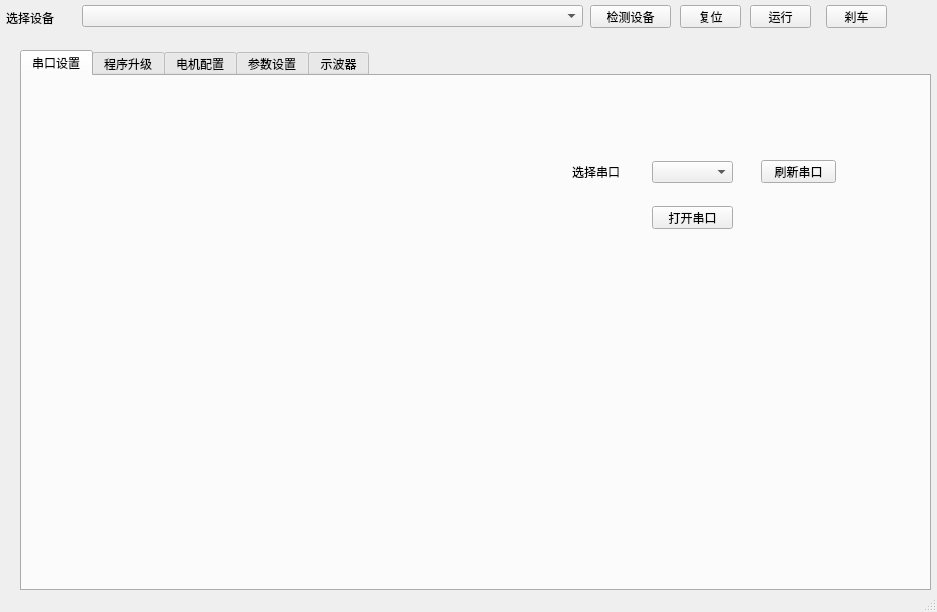
<?xml version="1.0" encoding="UTF-8"?>
<ui version="4.0">
 <class>MainWindow</class>
 <widget class="QMainWindow" name="MainWindow">
  <property name="geometry">
   <rect>
    <x>0</x>
    <y>0</y>
    <width>937</width>
    <height>612</height>
   </rect>
  </property>
  <property name="windowTitle">
   <string>X电机CAN调试工具(版本：V1.8.1)</string>
  </property>
  <widget class="QWidget" name="centralwidget">
   <widget class="QTabWidget" name="tabWidget">
    <property name="geometry">
     <rect>
      <x>20</x>
      <y>50</y>
      <width>911</width>
      <height>541</height>
     </rect>
    </property>
    <property name="currentIndex">
     <number>0</number>
    </property>
    <widget class="QWidget" name="tab_serial">
     <attribute name="title">
      <string>串口设置</string>
     </attribute>
     <widget class="QPushButton" name="pushButtonOpenCom">
      <property name="geometry">
       <rect>
        <x>630</x>
        <y>130</y>
        <width>81</width>
        <height>23</height>
       </rect>
      </property>
      <property name="font">
       <font>
        <family>微软雅黑</family>
       </font>
      </property>
      <property name="text">
       <string>打开串口</string>
      </property>
     </widget>
     <widget class="QLabel" name="labelImg">
      <property name="geometry">
       <rect>
        <x>10</x>
        <y>40</y>
        <width>451</width>
        <height>141</height>
       </rect>
      </property>
      <property name="styleSheet">
       <string notr="true">image: url(:/ico/resources/can_usb_1.png);</string>
      </property>
      <property name="text">
       <string/>
      </property>
     </widget>
     <widget class="QLabel" name="label_2">
      <property name="geometry">
       <rect>
        <x>550</x>
        <y>80</y>
        <width>61</width>
        <height>31</height>
       </rect>
      </property>
      <property name="font">
       <font>
        <family>微软雅黑</family>
        <pointsize>9</pointsize>
       </font>
      </property>
      <property name="text">
       <string>选择串口</string>
      </property>
     </widget>
     <widget class="QComboBox" name="comboBoxCom">
      <property name="geometry">
       <rect>
        <x>630</x>
        <y>85</y>
        <width>81</width>
        <height>22</height>
       </rect>
      </property>
      <property name="font">
       <font>
        <family>微软雅黑</family>
        <pointsize>9</pointsize>
       </font>
      </property>
     </widget>
     <widget class="QPushButton" name="pushButtonRefreshCom">
      <property name="geometry">
       <rect>
        <x>739</x>
        <y>84</y>
        <width>75</width>
        <height>23</height>
       </rect>
      </property>
      <property name="text">
       <string>刷新串口</string>
      </property>
     </widget>
    </widget>
    <widget class="QWidget" name="tab_ota">
     <attribute name="icon">
      <iconset resource="res.qrc">
       <normaloff>:/ico/resources/can_ota.png</normaloff>:/ico/resources/can_ota.png</iconset>
     </attribute>
     <attribute name="title">
      <string>程序升级</string>
     </attribute>
     <widget class="QPushButton" name="pushButtonInOtaMode">
      <property name="geometry">
       <rect>
        <x>720</x>
        <y>100</y>
        <width>81</width>
        <height>23</height>
       </rect>
      </property>
      <property name="font">
       <font>
        <family>微软雅黑</family>
       </font>
      </property>
      <property name="cursor">
       <cursorShape>ArrowCursor</cursorShape>
      </property>
      <property name="text">
       <string>启动升级</string>
      </property>
     </widget>
     <widget class="QLabel" name="label_3">
      <property name="geometry">
       <rect>
        <x>40</x>
        <y>130</y>
        <width>91</width>
        <height>31</height>
       </rect>
      </property>
      <property name="font">
       <font>
        <family>微软雅黑</family>
        <pointsize>9</pointsize>
       </font>
      </property>
      <property name="text">
       <string>选择bin文件</string>
      </property>
     </widget>
     <widget class="QLabel" name="labelOtaInfo">
      <property name="geometry">
       <rect>
        <x>150</x>
        <y>90</y>
        <width>531</width>
        <height>31</height>
       </rect>
      </property>
      <property name="font">
       <font>
        <family>微软雅黑</family>
        <pointsize>9</pointsize>
        <underline>false</underline>
       </font>
      </property>
      <property name="cursor">
       <cursorShape>ArrowCursor</cursorShape>
      </property>
      <property name="text">
       <string>info</string>
      </property>
     </widget>
     <widget class="QProgressBar" name="progressBar">
      <property name="geometry">
       <rect>
        <x>150</x>
        <y>180</y>
        <width>541</width>
        <height>23</height>
       </rect>
      </property>
      <property name="value">
       <number>24</number>
      </property>
     </widget>
     <widget class="QLabel" name="label_4">
      <property name="geometry">
       <rect>
        <x>50</x>
        <y>176</y>
        <width>71</width>
        <height>31</height>
       </rect>
      </property>
      <property name="font">
       <font>
        <family>微软雅黑</family>
        <pointsize>9</pointsize>
       </font>
      </property>
      <property name="text">
       <string>升级进度</string>
      </property>
     </widget>
     <widget class="QPushButton" name="pushButtonStartOta">
      <property name="geometry">
       <rect>
        <x>720</x>
        <y>180</y>
        <width>81</width>
        <height>23</height>
       </rect>
      </property>
      <property name="font">
       <font>
        <family>微软雅黑</family>
       </font>
      </property>
      <property name="text">
       <string>开始升级</string>
      </property>
     </widget>
     <widget class="QPushButton" name="pushButtonOpenFile">
      <property name="geometry">
       <rect>
        <x>720</x>
        <y>140</y>
        <width>81</width>
        <height>23</height>
       </rect>
      </property>
      <property name="font">
       <font>
        <family>微软雅黑</family>
       </font>
      </property>
      <property name="text">
       <string>打开文件</string>
      </property>
     </widget>
     <widget class="QLineEdit" name="lineEditSelFile">
      <property name="geometry">
       <rect>
        <x>150</x>
        <y>140</y>
        <width>531</width>
        <height>20</height>
       </rect>
      </property>
     </widget>
    </widget>
    <widget class="QWidget" name="tab_config">
     <attribute name="title">
      <string>电机配置</string>
     </attribute>
     <widget class="QPushButton" name="pushButtonSetCanId">
      <property name="geometry">
       <rect>
        <x>530</x>
        <y>10</y>
        <width>101</width>
        <height>23</height>
       </rect>
      </property>
      <property name="font">
       <font>
        <family>微软雅黑</family>
       </font>
      </property>
      <property name="text">
       <string>设置CAN_ID</string>
      </property>
     </widget>
     <widget class="QLineEdit" name="lineEditSetCanId">
      <property name="geometry">
       <rect>
        <x>480</x>
        <y>11</y>
        <width>41</width>
        <height>21</height>
       </rect>
      </property>
      <property name="font">
       <font>
        <family>微软雅黑</family>
       </font>
      </property>
      <property name="layoutDirection">
       <enum>Qt::LeftToRight</enum>
      </property>
      <property name="alignment">
       <set>Qt::AlignRight|Qt::AlignTrailing|Qt::AlignVCenter</set>
      </property>
     </widget>
     <widget class="QLabel" name="labelSetCanId">
      <property name="geometry">
       <rect>
        <x>15</x>
        <y>8</y>
        <width>451</width>
        <height>31</height>
       </rect>
      </property>
      <property name="font">
       <font>
        <family>微软雅黑</family>
        <pointsize>9</pointsize>
        <underline>false</underline>
       </font>
      </property>
      <property name="cursor">
       <cursorShape>ArrowCursor</cursorShape>
      </property>
      <property name="text">
       <string>info</string>
      </property>
     </widget>
     <widget class="QPushButton" name="pushButtonCaliEncoder">
      <property name="geometry">
       <rect>
        <x>640</x>
        <y>10</y>
        <width>121</width>
        <height>23</height>
       </rect>
      </property>
      <property name="font">
       <font>
        <family>微软雅黑</family>
       </font>
      </property>
      <property name="text">
       <string>编码器|Hall标定</string>
      </property>
     </widget>
     <widget class="QPushButton" name="pushButtonZeroMech">
      <property name="geometry">
       <rect>
        <x>770</x>
        <y>10</y>
        <width>111</width>
        <height>23</height>
       </rect>
      </property>
      <property name="font">
       <font>
        <family>微软雅黑</family>
       </font>
      </property>
      <property name="text">
       <string>设置机械零位</string>
      </property>
     </widget>
     <widget class="QTextEdit" name="textEditCfgInfo">
      <property name="geometry">
       <rect>
        <x>10</x>
        <y>128</y>
        <width>871</width>
        <height>351</height>
       </rect>
      </property>
     </widget>
     <widget class="QLabel" name="label_7">
      <property name="geometry">
       <rect>
        <x>90</x>
        <y>48</y>
        <width>81</width>
        <height>31</height>
       </rect>
      </property>
      <property name="font">
       <font>
        <family>微软雅黑</family>
        <pointsize>9</pointsize>
       </font>
      </property>
      <property name="text">
       <string>角度（rad）</string>
      </property>
     </widget>
     <widget class="QLabel" name="label_8">
      <property name="geometry">
       <rect>
        <x>30</x>
        <y>79</y>
        <width>141</width>
        <height>31</height>
       </rect>
      </property>
      <property name="font">
       <font>
        <family>微软雅黑</family>
        <pointsize>9</pointsize>
       </font>
      </property>
      <property name="text">
       <string>角度增益（nm/rad）</string>
      </property>
     </widget>
     <widget class="QLabel" name="label_9">
      <property name="geometry">
       <rect>
        <x>340</x>
        <y>83</y>
        <width>161</width>
        <height>31</height>
       </rect>
      </property>
      <property name="font">
       <font>
        <family>微软雅黑</family>
        <pointsize>9</pointsize>
       </font>
      </property>
      <property name="text">
       <string>     角速度增益（nm/rad.s-1）</string>
      </property>
     </widget>
     <widget class="QLabel" name="label_10">
      <property name="geometry">
       <rect>
        <x>380</x>
        <y>49</y>
        <width>121</width>
        <height>31</height>
       </rect>
      </property>
      <property name="font">
       <font>
        <family>微软雅黑</family>
        <pointsize>9</pointsize>
       </font>
      </property>
      <property name="text">
       <string>角速度（rad.s-1）</string>
      </property>
     </widget>
     <widget class="QLabel" name="label_11">
      <property name="geometry">
       <rect>
        <x>670</x>
        <y>51</y>
        <width>61</width>
        <height>31</height>
       </rect>
      </property>
      <property name="font">
       <font>
        <family>微软雅黑</family>
        <pointsize>9</pointsize>
       </font>
      </property>
      <property name="text">
       <string>力矩（nm）</string>
      </property>
     </widget>
     <widget class="QLineEdit" name="lineEditSetPos">
      <property name="geometry">
       <rect>
        <x>181</x>
        <y>53</y>
        <width>121</width>
        <height>21</height>
       </rect>
      </property>
      <property name="font">
       <font>
        <family>微软雅黑</family>
       </font>
      </property>
      <property name="layoutDirection">
       <enum>Qt::LeftToRight</enum>
      </property>
      <property name="alignment">
       <set>Qt::AlignRight|Qt::AlignTrailing|Qt::AlignVCenter</set>
      </property>
     </widget>
     <widget class="QLineEdit" name="lineEditSetKp">
      <property name="geometry">
       <rect>
        <x>180</x>
        <y>88</y>
        <width>121</width>
        <height>21</height>
       </rect>
      </property>
      <property name="font">
       <font>
        <family>微软雅黑</family>
       </font>
      </property>
      <property name="layoutDirection">
       <enum>Qt::LeftToRight</enum>
      </property>
      <property name="alignment">
       <set>Qt::AlignRight|Qt::AlignTrailing|Qt::AlignVCenter</set>
      </property>
     </widget>
     <widget class="QLineEdit" name="lineEditSetVel">
      <property name="geometry">
       <rect>
        <x>510</x>
        <y>54</y>
        <width>111</width>
        <height>21</height>
       </rect>
      </property>
      <property name="font">
       <font>
        <family>微软雅黑</family>
       </font>
      </property>
      <property name="layoutDirection">
       <enum>Qt::LeftToRight</enum>
      </property>
      <property name="alignment">
       <set>Qt::AlignRight|Qt::AlignTrailing|Qt::AlignVCenter</set>
      </property>
     </widget>
     <widget class="QLineEdit" name="lineEditSetKd">
      <property name="geometry">
       <rect>
        <x>510</x>
        <y>88</y>
        <width>111</width>
        <height>21</height>
       </rect>
      </property>
      <property name="font">
       <font>
        <family>微软雅黑</family>
       </font>
      </property>
      <property name="layoutDirection">
       <enum>Qt::LeftToRight</enum>
      </property>
      <property name="alignment">
       <set>Qt::AlignRight|Qt::AlignTrailing|Qt::AlignVCenter</set>
      </property>
     </widget>
     <widget class="QLineEdit" name="lineEditSetTorque">
      <property name="geometry">
       <rect>
        <x>750</x>
        <y>58</y>
        <width>111</width>
        <height>21</height>
       </rect>
      </property>
      <property name="font">
       <font>
        <family>微软雅黑</family>
       </font>
      </property>
      <property name="layoutDirection">
       <enum>Qt::LeftToRight</enum>
      </property>
      <property name="alignment">
       <set>Qt::AlignRight|Qt::AlignTrailing|Qt::AlignVCenter</set>
      </property>
     </widget>
     <widget class="QPushButton" name="pushButtonCfgContinous">
      <property name="geometry">
       <rect>
        <x>720</x>
        <y>88</y>
        <width>71</width>
        <height>23</height>
       </rect>
      </property>
      <property name="font">
       <font>
        <family>微软雅黑</family>
       </font>
      </property>
      <property name="text">
       <string>连续输出</string>
      </property>
     </widget>
     <widget class="QPushButton" name="pushButtonCfgSingle">
      <property name="geometry">
       <rect>
        <x>810</x>
        <y>88</y>
        <width>71</width>
        <height>23</height>
       </rect>
      </property>
      <property name="font">
       <font>
        <family>微软雅黑</family>
       </font>
      </property>
      <property name="text">
       <string>单次控制</string>
      </property>
     </widget>
     <widget class="QPushButton" name="pushButtonSaveLog">
      <property name="geometry">
       <rect>
        <x>802</x>
        <y>485</y>
        <width>81</width>
        <height>23</height>
       </rect>
      </property>
      <property name="font">
       <font>
        <family>微软雅黑</family>
       </font>
      </property>
      <property name="text">
       <string>日志保存</string>
      </property>
     </widget>
     <widget class="QLabel" name="label_16">
      <property name="geometry">
       <rect>
        <x>10</x>
        <y>480</y>
        <width>71</width>
        <height>31</height>
       </rect>
      </property>
      <property name="font">
       <font>
        <family>微软雅黑</family>
        <pointsize>9</pointsize>
       </font>
      </property>
      <property name="text">
       <string>发送字节</string>
      </property>
     </widget>
     <widget class="QLineEdit" name="lineEditTxData">
      <property name="geometry">
       <rect>
        <x>82</x>
        <y>486</y>
        <width>301</width>
        <height>21</height>
       </rect>
      </property>
      <property name="font">
       <font>
        <family>微软雅黑</family>
       </font>
      </property>
      <property name="layoutDirection">
       <enum>Qt::LeftToRight</enum>
      </property>
      <property name="alignment">
       <set>Qt::AlignRight|Qt::AlignTrailing|Qt::AlignVCenter</set>
      </property>
     </widget>
    </widget>
    <widget class="QWidget" name="tab_setPara">
     <attribute name="title">
      <string>参数设置</string>
     </attribute>
     <widget class="QTableWidget" name="tableWidgetPara">
      <property name="geometry">
       <rect>
        <x>1</x>
        <y>30</y>
        <width>801</width>
        <height>481</height>
       </rect>
      </property>
     </widget>
     <widget class="QPushButton" name="pushButtonRefreshTable">
      <property name="geometry">
       <rect>
        <x>807</x>
        <y>3</y>
        <width>81</width>
        <height>23</height>
       </rect>
      </property>
      <property name="font">
       <font>
        <family>微软雅黑</family>
       </font>
      </property>
      <property name="text">
       <string>参数表刷新</string>
      </property>
     </widget>
     <widget class="QPushButton" name="pushButtonReadPara">
      <property name="geometry">
       <rect>
        <x>810</x>
        <y>60</y>
        <width>71</width>
        <height>23</height>
       </rect>
      </property>
      <property name="font">
       <font>
        <family>微软雅黑</family>
       </font>
      </property>
      <property name="text">
       <string>读参数</string>
      </property>
     </widget>
     <widget class="QPushButton" name="pushButtonWritePara">
      <property name="geometry">
       <rect>
        <x>811</x>
        <y>110</y>
        <width>71</width>
        <height>23</height>
       </rect>
      </property>
      <property name="font">
       <font>
        <family>微软雅黑</family>
       </font>
      </property>
      <property name="text">
       <string>写参数</string>
      </property>
     </widget>
     <widget class="QLabel" name="labelParaInfo">
      <property name="geometry">
       <rect>
        <x>4</x>
        <y>0</y>
        <width>791</width>
        <height>31</height>
       </rect>
      </property>
      <property name="font">
       <font>
        <family>微软雅黑</family>
        <pointsize>9</pointsize>
        <underline>false</underline>
       </font>
      </property>
      <property name="cursor">
       <cursorShape>ArrowCursor</cursorShape>
      </property>
      <property name="text">
       <string>info</string>
      </property>
     </widget>
     <widget class="QPushButton" name="pushButtonRecoverFac">
      <property name="geometry">
       <rect>
        <x>810</x>
        <y>310</y>
        <width>71</width>
        <height>23</height>
       </rect>
      </property>
      <property name="font">
       <font>
        <family>微软雅黑</family>
       </font>
      </property>
      <property name="text">
       <string>恢复出厂</string>
      </property>
     </widget>
     <widget class="QPushButton" name="pushButtonExportExcel">
      <property name="geometry">
       <rect>
        <x>810</x>
        <y>390</y>
        <width>71</width>
        <height>23</height>
       </rect>
      </property>
      <property name="font">
       <font>
        <family>微软雅黑</family>
       </font>
      </property>
      <property name="text">
       <string>导出</string>
      </property>
     </widget>
     <widget class="QPushButton" name="pushButtonTxtParaInsert">
      <property name="geometry">
       <rect>
        <x>810</x>
        <y>210</y>
        <width>91</width>
        <height>28</height>
       </rect>
      </property>
      <property name="text">
       <string>txt参数导入</string>
      </property>
      <property name="iconSize">
       <size>
        <width>20</width>
        <height>20</height>
       </size>
      </property>
     </widget>
    </widget>
    <widget class="QWidget" name="tab_Oscilloscope">
     <attribute name="title">
      <string>示波器</string>
     </attribute>
     <widget class="QComboBox" name="comboBoxCh1">
      <property name="geometry">
       <rect>
        <x>767</x>
        <y>32</y>
        <width>121</width>
        <height>22</height>
       </rect>
      </property>
      <item>
       <property name="text">
        <string>无</string>
       </property>
      </item>
     </widget>
     <widget class="QComboBox" name="comboBoxCh2">
      <property name="geometry">
       <rect>
        <x>767</x>
        <y>62</y>
        <width>121</width>
        <height>22</height>
       </rect>
      </property>
      <item>
       <property name="text">
        <string>无</string>
       </property>
      </item>
     </widget>
     <widget class="QComboBox" name="comboBoxCh3">
      <property name="geometry">
       <rect>
        <x>767</x>
        <y>92</y>
        <width>121</width>
        <height>22</height>
       </rect>
      </property>
      <item>
       <property name="text">
        <string>无</string>
       </property>
      </item>
     </widget>
     <widget class="QComboBox" name="comboBoxCh4">
      <property name="geometry">
       <rect>
        <x>767</x>
        <y>122</y>
        <width>121</width>
        <height>22</height>
       </rect>
      </property>
      <item>
       <property name="text">
        <string>无</string>
       </property>
      </item>
     </widget>
     <widget class="QComboBox" name="comboBoxCh5">
      <property name="geometry">
       <rect>
        <x>767</x>
        <y>152</y>
        <width>121</width>
        <height>22</height>
       </rect>
      </property>
      <item>
       <property name="text">
        <string>无</string>
       </property>
      </item>
     </widget>
     <widget class="QComboBox" name="comboBoxCh6">
      <property name="geometry">
       <rect>
        <x>767</x>
        <y>182</y>
        <width>121</width>
        <height>22</height>
       </rect>
      </property>
      <item>
       <property name="text">
        <string>无</string>
       </property>
      </item>
     </widget>
     <widget class="QComboBox" name="comboBoxCh7">
      <property name="geometry">
       <rect>
        <x>767</x>
        <y>213</y>
        <width>121</width>
        <height>22</height>
       </rect>
      </property>
      <item>
       <property name="text">
        <string>无</string>
       </property>
      </item>
     </widget>
     <widget class="QComboBox" name="comboBoxCh8">
      <property name="geometry">
       <rect>
        <x>767</x>
        <y>243</y>
        <width>121</width>
        <height>22</height>
       </rect>
      </property>
      <item>
       <property name="text">
        <string>无</string>
       </property>
      </item>
     </widget>
     <widget class="QLineEdit" name="lineEditSetEchoFre">
      <property name="geometry">
       <rect>
        <x>769</x>
        <y>299</y>
        <width>91</width>
        <height>21</height>
       </rect>
      </property>
      <property name="font">
       <font>
        <family>微软雅黑</family>
       </font>
      </property>
      <property name="layoutDirection">
       <enum>Qt::LeftToRight</enum>
      </property>
      <property name="alignment">
       <set>Qt::AlignRight|Qt::AlignTrailing|Qt::AlignVCenter</set>
      </property>
     </widget>
     <widget class="QLabel" name="label_13">
      <property name="geometry">
       <rect>
        <x>769</x>
        <y>269</y>
        <width>71</width>
        <height>31</height>
       </rect>
      </property>
      <property name="font">
       <font>
        <family>微软雅黑</family>
        <pointsize>9</pointsize>
       </font>
      </property>
      <property name="text">
       <string>输出频率</string>
      </property>
     </widget>
     <widget class="QLabel" name="label_14">
      <property name="geometry">
       <rect>
        <x>864</x>
        <y>293</y>
        <width>21</width>
        <height>31</height>
       </rect>
      </property>
      <property name="font">
       <font>
        <family>微软雅黑</family>
        <pointsize>9</pointsize>
       </font>
      </property>
      <property name="text">
       <string>HZ</string>
      </property>
     </widget>
     <widget class="QLabel" name="label_15">
      <property name="geometry">
       <rect>
        <x>767</x>
        <y>0</y>
        <width>71</width>
        <height>31</height>
       </rect>
      </property>
      <property name="font">
       <font>
        <family>微软雅黑</family>
        <pointsize>9</pointsize>
       </font>
      </property>
      <property name="text">
       <string>通道选择</string>
      </property>
     </widget>
     <widget class="QPushButton" name="pushButtonEchoStart">
      <property name="geometry">
       <rect>
        <x>830</x>
        <y>350</y>
        <width>51</width>
        <height>23</height>
       </rect>
      </property>
      <property name="font">
       <font>
        <family>微软雅黑</family>
       </font>
      </property>
      <property name="text">
       <string>启动</string>
      </property>
     </widget>
     <widget class="QLabel" name="label_selChInfo">
      <property name="geometry">
       <rect>
        <x>5</x>
        <y>0</y>
        <width>571</width>
        <height>31</height>
       </rect>
      </property>
      <property name="font">
       <font>
        <family>微软雅黑</family>
        <pointsize>9</pointsize>
       </font>
      </property>
      <property name="text">
       <string>info</string>
      </property>
     </widget>
     <widget class="QPushButton" name="pushButtonEchoSet">
      <property name="geometry">
       <rect>
        <x>750</x>
        <y>350</y>
        <width>51</width>
        <height>23</height>
       </rect>
      </property>
      <property name="font">
       <font>
        <family>微软雅黑</family>
       </font>
      </property>
      <property name="text">
       <string>设置</string>
      </property>
     </widget>
     <widget class="waveDisplay" name="waveShow" native="true">
      <property name="geometry">
       <rect>
        <x>0</x>
        <y>30</y>
        <width>731</width>
        <height>481</height>
       </rect>
      </property>
     </widget>
     <widget class="QPushButton" name="pushButtonSaveWave">
      <property name="geometry">
       <rect>
        <x>780</x>
        <y>470</y>
        <width>81</width>
        <height>23</height>
       </rect>
      </property>
      <property name="font">
       <font>
        <family>微软雅黑</family>
       </font>
      </property>
      <property name="text">
       <string>数据保存</string>
      </property>
     </widget>
     <widget class="QCheckBox" name="checkBox_show_value">
      <property name="geometry">
       <rect>
        <x>770</x>
        <y>420</y>
        <width>131</width>
        <height>31</height>
       </rect>
      </property>
      <property name="text">
       <string> 光标显示坐标</string>
      </property>
      <property name="checked">
       <bool>true</bool>
      </property>
     </widget>
     <widget class="QCheckBox" name="checkBoxCh1">
      <property name="geometry">
       <rect>
        <x>740</x>
        <y>30</y>
        <width>16</width>
        <height>19</height>
       </rect>
      </property>
      <property name="text">
       <string/>
      </property>
     </widget>
     <widget class="QCheckBox" name="checkBoxCh2">
      <property name="geometry">
       <rect>
        <x>740</x>
        <y>60</y>
        <width>16</width>
        <height>19</height>
       </rect>
      </property>
      <property name="text">
       <string/>
      </property>
     </widget>
     <widget class="QCheckBox" name="checkBoxCh3">
      <property name="geometry">
       <rect>
        <x>740</x>
        <y>90</y>
        <width>16</width>
        <height>19</height>
       </rect>
      </property>
      <property name="text">
       <string/>
      </property>
     </widget>
     <widget class="QCheckBox" name="checkBoxCh4">
      <property name="geometry">
       <rect>
        <x>740</x>
        <y>120</y>
        <width>16</width>
        <height>19</height>
       </rect>
      </property>
      <property name="text">
       <string/>
      </property>
     </widget>
     <widget class="QCheckBox" name="checkBoxCh5">
      <property name="geometry">
       <rect>
        <x>740</x>
        <y>150</y>
        <width>16</width>
        <height>19</height>
       </rect>
      </property>
      <property name="text">
       <string/>
      </property>
     </widget>
     <widget class="QCheckBox" name="checkBoxCh6">
      <property name="geometry">
       <rect>
        <x>740</x>
        <y>180</y>
        <width>16</width>
        <height>19</height>
       </rect>
      </property>
      <property name="text">
       <string/>
      </property>
     </widget>
     <widget class="QCheckBox" name="checkBoxCh7">
      <property name="geometry">
       <rect>
        <x>740</x>
        <y>210</y>
        <width>16</width>
        <height>19</height>
       </rect>
      </property>
      <property name="text">
       <string/>
      </property>
     </widget>
     <widget class="QCheckBox" name="checkBoxCh8">
      <property name="geometry">
       <rect>
        <x>740</x>
        <y>240</y>
        <width>16</width>
        <height>19</height>
       </rect>
      </property>
      <property name="text">
       <string/>
      </property>
     </widget>
    </widget>
   </widget>
   <widget class="QComboBox" name="comboBoxDev">
    <property name="geometry">
     <rect>
      <x>82</x>
      <y>5</y>
      <width>501</width>
      <height>22</height>
     </rect>
    </property>
    <property name="font">
     <font>
      <family>微软雅黑</family>
      <pointsize>9</pointsize>
     </font>
    </property>
   </widget>
   <widget class="QPushButton" name="pushButtonGetDevInfo">
    <property name="geometry">
     <rect>
      <x>590</x>
      <y>5</y>
      <width>81</width>
      <height>23</height>
     </rect>
    </property>
    <property name="font">
     <font>
      <family>微软雅黑</family>
     </font>
    </property>
    <property name="text">
     <string>检测设备</string>
    </property>
   </widget>
   <widget class="QLabel" name="label_6">
    <property name="geometry">
     <rect>
      <x>6</x>
      <y>2</y>
      <width>71</width>
      <height>31</height>
     </rect>
    </property>
    <property name="font">
     <font>
      <family>微软雅黑</family>
      <pointsize>9</pointsize>
     </font>
    </property>
    <property name="text">
     <string>选择设备</string>
    </property>
   </widget>
   <widget class="QPushButton" name="pushButtonCfgMotor">
    <property name="geometry">
     <rect>
      <x>750</x>
      <y>5</y>
      <width>61</width>
      <height>23</height>
     </rect>
    </property>
    <property name="font">
     <font>
      <family>微软雅黑</family>
     </font>
    </property>
    <property name="text">
     <string>运行</string>
    </property>
   </widget>
   <widget class="QPushButton" name="pushButtonCfgReset">
    <property name="geometry">
     <rect>
      <x>680</x>
      <y>5</y>
      <width>61</width>
      <height>23</height>
     </rect>
    </property>
    <property name="font">
     <font>
      <family>微软雅黑</family>
     </font>
    </property>
    <property name="text">
     <string>复位</string>
    </property>
   </widget>
   <widget class="QPushButton" name="pushButtonCfgBrake">
    <property name="geometry">
     <rect>
      <x>826</x>
      <y>5</y>
      <width>61</width>
      <height>23</height>
     </rect>
    </property>
    <property name="font">
     <font>
      <family>微软雅黑</family>
     </font>
    </property>
    <property name="text">
     <string>刹车</string>
    </property>
   </widget>
  </widget>
  <widget class="QStatusBar" name="statusBar"/>
 </widget>
 <customwidgets>
  <customwidget>
   <class>waveDisplay</class>
   <extends>QWidget</extends>
   <header location="global">wavedisplay.h</header>
   <container>1</container>
  </customwidget>
 </customwidgets>
 <resources>
  <include location="res.qrc"/>
 </resources>
 <connections/>
</ui>
